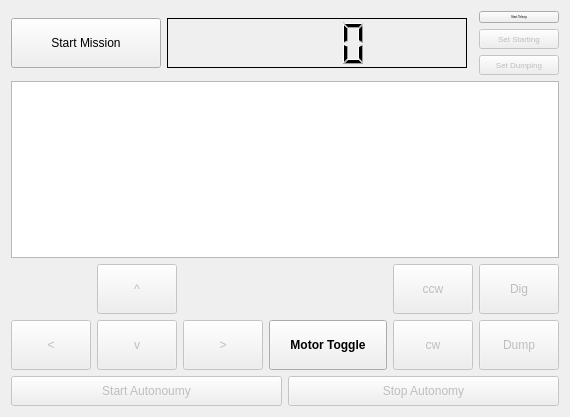
<?xml version="1.0" encoding="UTF-8"?>
<ui version="4.0">
    <class>MissionControlWidget</class>
    <widget class="QWidget" name="MissionControlWidget">
        <property name="enabled">
            <bool>true</bool>
        </property>
        <property name="geometry">
            <rect>
                <x>0</x>
                <y>0</y>
                <width>570</width>
                <height>417</height>
            </rect>
        </property>
        <property name="windowTitle">
            <string>tfr_mission_control</string>
        </property>
        <property name="autoFillBackground">
            <bool>false</bool>
        </property>
        <layout class="QVBoxLayout" name="verticalLayout">
            <item>
                <layout class="QHBoxLayout" name="admin_bar">
                    <item>
                        <widget class="QPushButton" name="start_button">
                            <property name="sizePolicy">
                                <sizepolicy hsizetype="Maximum" vsizetype="Fixed">
                                    <horstretch>0</horstretch>
                                    <verstretch>0</verstretch>
                                </sizepolicy>
                            </property>
                            <property name="minimumSize">
                                <size>
                                    <width>150</width>
                                    <height>50</height>
                                </size>
                            </property>
                            <property name="text">
                                <string>Start Mission</string>
                            </property>
                        </widget>
                    </item>
                    <item>
                        <widget class="QLCDNumber" name="time_display">
                            <property name="sizePolicy">
                                <sizepolicy hsizetype="Maximum" vsizetype="Maximum">
                                    <horstretch>0</horstretch>
                                    <verstretch>0</verstretch>
                                </sizepolicy>
                            </property>
                            <property name="minimumSize">
                                <size>
                                    <width>300</width>
                                    <height>50</height>
                                </size>
                            </property>
                            <property name="font">
                                <font>
                                    <pointsize>46</pointsize>
                                    <weight>50</weight>
                                    <bold>false</bold>
                                </font>
                            </property>
                            <property name="frameShadow">
                                <enum>QFrame::Plain</enum>
                            </property>
                            <property name="smallDecimalPoint">
                                <bool>false</bool>
                            </property>
                            <property name="digitCount">
                                <number>4</number>
                            </property>
                            <property name="segmentStyle">
                                <enum>QLCDNumber::Filled</enum>
                            </property>
                            <property name="value" stdset="0">
                                <double>0.000000000000000</double>
                            </property>
                        </widget>
                    </item>
                    <item>
                        <spacer name="horizontalSpacer">
                            <property name="orientation">
                                <enum>Qt::Horizontal</enum>
                            </property>
                            <property name="sizeHint" stdset="0">
                                <size>
                                    <width>40</width>
                                    <height>20</height>
                                </size>
                            </property>
                        </spacer>
                    </item>
                    <item>
                        <layout class="QVBoxLayout" name="manual_bar">
                            <item>
                                <widget class="QPushButton" name="clock_button">
                                    <property name="enabled">
                                        <bool>true</bool>
                                    </property>
                                    <property name="sizePolicy">
                                        <sizepolicy hsizetype="Maximum" vsizetype="Fixed">
                                            <horstretch>0</horstretch>
                                            <verstretch>0</verstretch>
                                        </sizepolicy>
                                    </property>
                                    <property name="minimumSize">
                                        <size>
                                            <width>20</width>
                                            <height>0</height>
                                        </size>
                                    </property>
                                    <property name="font">
                                        <font>
                                            <pointsize>2</pointsize>
                                        </font>
                                    </property>
                                    <property name="text">
                                        <string>Start Teleop</string>
                                    </property>
                                </widget>
                            </item>
                            <item>
                                <widget class="QPushButton" name="reset_starting_button">
                                    <property name="enabled">
                                        <bool>false</bool>
                                    </property>
                                    <property name="sizePolicy">
                                        <sizepolicy hsizetype="Minimum" vsizetype="Maximum">
                                            <horstretch>0</horstretch>
                                            <verstretch>0</verstretch>
                                        </sizepolicy>
                                    </property>
                                    <property name="minimumSize">
                                        <size>
                                            <width>50</width>
                                            <height>20</height>
                                        </size>
                                    </property>
                                    <property name="font">
                                        <font>
                                            <pointsize>6</pointsize>
                                        </font>
                                    </property>
                                    <property name="text">
                                        <string>Set Starting</string>
                                    </property>
                                </widget>
                            </item>
                            <item>
                                <widget class="QPushButton" name="reset_dumping_button">
                                    <property name="enabled">
                                        <bool>false</bool>
                                    </property>
                                    <property name="minimumSize">
                                        <size>
                                            <width>0</width>
                                            <height>20</height>
                                        </size>
                                    </property>
                                    <property name="font">
                                        <font>
                                            <pointsize>6</pointsize>
                                        </font>
                                    </property>
                                    <property name="text">
                                        <string>Set Dumping</string>
                                    </property>
                                </widget>
                            </item>
                        </layout>
                    </item>
                </layout>
            </item>
            <item>
                <widget class="QPlainTextEdit" name="status_log">
                    <property name="readOnly">
                        <bool>true</bool>
                    </property>
                    <property name="plainText">
                        <string/>
                    </property>
                </widget>
            </item>
            <item>
                <layout class="QGridLayout" name="directional_control">
                    <item row="1" column="2">
                        <widget class="QPushButton" name="backward_button">
                            <property name="enabled">
                                <bool>false</bool>
                            </property>
                            <property name="sizePolicy">
                                <sizepolicy hsizetype="Minimum" vsizetype="Minimum">
                                    <horstretch>0</horstretch>
                                    <verstretch>0</verstretch>
                                </sizepolicy>
                            </property>
                            <property name="text">
                                <string>v</string>
                            </property>
                        </widget>
                    </item>
                    <item row="0" column="2">
                        <widget class="QPushButton" name="forward_button">
                            <property name="enabled">
                                <bool>false</bool>
                            </property>
                            <property name="sizePolicy">
                                <sizepolicy hsizetype="Minimum" vsizetype="Minimum">
                                    <horstretch>0</horstretch>
                                    <verstretch>0</verstretch>
                                </sizepolicy>
                            </property>
                            <property name="minimumSize">
                                <size>
                                    <width>50</width>
                                    <height>50</height>
                                </size>
                            </property>
                            <property name="text">
                                <string>^</string>
                            </property>
                        </widget>
                    </item>
                    <item row="1" column="5">
                        <widget class="QPushButton" name="cw_button">
                            <property name="enabled">
                                <bool>false</bool>
                            </property>
                            <property name="minimumSize">
                                <size>
                                    <width>0</width>
                                    <height>50</height>
                                </size>
                            </property>
                            <property name="text">
                                <string>cw</string>
                            </property>
                        </widget>
                    </item>
                    <item row="1" column="6">
                        <widget class="QPushButton" name="dump_button">
                            <property name="enabled">
                                <bool>false</bool>
                            </property>
                            <property name="sizePolicy">
                                <sizepolicy hsizetype="Minimum" vsizetype="Minimum">
                                    <horstretch>0</horstretch>
                                    <verstretch>0</verstretch>
                                </sizepolicy>
                            </property>
                            <property name="text">
                                <string>Dump</string>
                            </property>
                        </widget>
                    </item>
                    <item row="0" column="5">
                        <widget class="QPushButton" name="ccw_button">
                            <property name="enabled">
                                <bool>false</bool>
                            </property>
                            <property name="minimumSize">
                                <size>
                                    <width>0</width>
                                    <height>50</height>
                                </size>
                            </property>
                            <property name="text">
                                <string>ccw</string>
                            </property>
                        </widget>
                    </item>
                    <item row="1" column="4">
                        <widget class="QPushButton" name="motor_button">
                            <property name="sizePolicy">
                                <sizepolicy hsizetype="Expanding" vsizetype="Fixed">
                                    <horstretch>0</horstretch>
                                    <verstretch>0</verstretch>
                                </sizepolicy>
                            </property>
                            <property name="minimumSize">
                                <size>
                                    <width>0</width>
                                    <height>50</height>
                                </size>
                            </property>
                            <property name="font">
                                <font>
                                    <weight>75</weight>
                                    <bold>true</bold>
                                </font>
                            </property>
                            <property name="text">
                                <string>Motor Toggle</string>
                            </property>
                        </widget>
                    </item>
                    <item row="1" column="3">
                        <widget class="QPushButton" name="right_button">
                            <property name="enabled">
                                <bool>false</bool>
                            </property>
                            <property name="sizePolicy">
                                <sizepolicy hsizetype="Minimum" vsizetype="Minimum">
                                    <horstretch>0</horstretch>
                                    <verstretch>0</verstretch>
                                </sizepolicy>
                            </property>
                            <property name="minimumSize">
                                <size>
                                    <width>50</width>
                                    <height>50</height>
                                </size>
                            </property>
                            <property name="text">
                                <string>&gt;</string>
                            </property>
                        </widget>
                    </item>
                    <item row="1" column="1">
                        <widget class="QPushButton" name="left_button">
                            <property name="enabled">
                                <bool>false</bool>
                            </property>
                            <property name="sizePolicy">
                                <sizepolicy hsizetype="Minimum" vsizetype="Minimum">
                                    <horstretch>0</horstretch>
                                    <verstretch>0</verstretch>
                                </sizepolicy>
                            </property>
                            <property name="text">
                                <string>&lt;</string>
                            </property>
                        </widget>
                    </item>
                    <item row="0" column="6">
                        <widget class="QPushButton" name="dig_button">
                            <property name="enabled">
                                <bool>false</bool>
                            </property>
                            <property name="minimumSize">
                                <size>
                                    <width>0</width>
                                    <height>50</height>
                                </size>
                            </property>
                            <property name="text">
                                <string>Dig</string>
                            </property>
                        </widget>
                    </item>
                </layout>
            </item>
            <item>
                <layout class="QHBoxLayout" name="mission_bar">
                    <item>
                        <widget class="QPushButton" name="autonomy_button">
                            <property name="enabled">
                                <bool>false</bool>
                            </property>
                            <property name="minimumSize">
                                <size>
                                    <width>0</width>
                                    <height>30</height>
                                </size>
                            </property>
                            <property name="text">
                                <string>Start Autonoumy</string>
                            </property>
                        </widget>
                    </item>
                    <item>
                        <widget class="QPushButton" name="teleop_button">
                            <property name="enabled">
                                <bool>false</bool>
                            </property>
                            <property name="minimumSize">
                                <size>
                                    <width>0</width>
                                    <height>30</height>
                                </size>
                            </property>
                            <property name="text">
                                <string>Stop Autonomy</string>
                            </property>
                        </widget>
                    </item>
                </layout>
            </item>
        </layout>
    </widget>
    <resources/>
    <connections/>
</ui>
